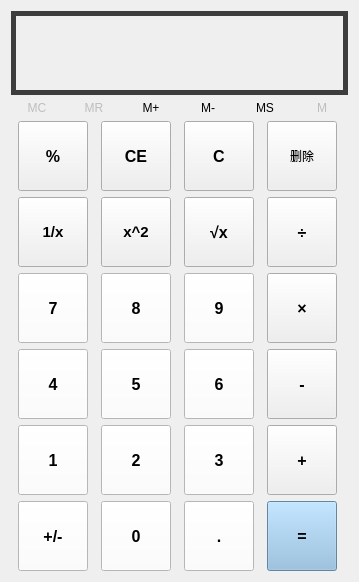
<?xml version="1.0" encoding="UTF-8"?>
<ui version="4.0">
 <class>Counter</class>
 <widget class="QDialog" name="Counter">
  <property name="geometry">
   <rect>
    <x>0</x>
    <y>0</y>
    <width>359</width>
    <height>582</height>
   </rect>
  </property>
  <property name="windowTitle">
   <string>Counter</string>
  </property>
  <layout class="QVBoxLayout" name="verticalLayout">
   <item>
    <layout class="QVBoxLayout" name="verticalLayout_2">
     <property name="sizeConstraint">
      <enum>QLayout::SetMaximumSize</enum>
     </property>
     <item>
      <widget class="QLabel" name="result">
       <property name="font">
        <font>
         <pointsize>30</pointsize>
         <weight>75</weight>
         <bold>true</bold>
        </font>
       </property>
       <property name="styleSheet">
        <string notr="true">QLabel{border:5px solid rgb(61, 61, 61);}</string>
       </property>
       <property name="text">
        <string/>
       </property>
       <property name="alignment">
        <set>Qt::AlignRight|Qt::AlignTrailing|Qt::AlignVCenter</set>
       </property>
      </widget>
     </item>
    </layout>
   </item>
   <item>
    <layout class="QHBoxLayout" name="horizontalLayout">
     <item>
      <widget class="QPushButton" name="pushButton_14">
       <property name="enabled">
        <bool>false</bool>
       </property>
       <property name="maximumSize">
        <size>
         <width>50</width>
         <height>16777215</height>
        </size>
       </property>
       <property name="styleSheet">
        <string notr="true">QPushButton{
border:none;
}</string>
       </property>
       <property name="text">
        <string>MC</string>
       </property>
      </widget>
     </item>
     <item>
      <widget class="QPushButton" name="pushButton_13">
       <property name="enabled">
        <bool>false</bool>
       </property>
       <property name="maximumSize">
        <size>
         <width>50</width>
         <height>16777215</height>
        </size>
       </property>
       <property name="styleSheet">
        <string notr="true">QPushButton{
border:none;
}</string>
       </property>
       <property name="text">
        <string>MR</string>
       </property>
      </widget>
     </item>
     <item>
      <widget class="QPushButton" name="pushButton_12">
       <property name="maximumSize">
        <size>
         <width>50</width>
         <height>16777215</height>
        </size>
       </property>
       <property name="styleSheet">
        <string notr="true">QPushButton{
border:none;
}</string>
       </property>
       <property name="text">
        <string>M+</string>
       </property>
      </widget>
     </item>
     <item>
      <widget class="QPushButton" name="pushButton_11">
       <property name="maximumSize">
        <size>
         <width>50</width>
         <height>16777215</height>
        </size>
       </property>
       <property name="styleSheet">
        <string notr="true">QPushButton{
border:none;
}</string>
       </property>
       <property name="text">
        <string>M-</string>
       </property>
      </widget>
     </item>
     <item>
      <widget class="QPushButton" name="pushButton_10">
       <property name="maximumSize">
        <size>
         <width>50</width>
         <height>16777215</height>
        </size>
       </property>
       <property name="styleSheet">
        <string notr="true">QPushButton{
border:none;
}</string>
       </property>
       <property name="text">
        <string>MS</string>
       </property>
      </widget>
     </item>
     <item>
      <widget class="QPushButton" name="pushButton_9">
       <property name="enabled">
        <bool>false</bool>
       </property>
       <property name="maximumSize">
        <size>
         <width>50</width>
         <height>16777215</height>
        </size>
       </property>
       <property name="styleSheet">
        <string notr="true">QPushButton{
border:none;
}</string>
       </property>
       <property name="text">
        <string>M</string>
       </property>
      </widget>
     </item>
    </layout>
   </item>
   <item>
    <layout class="QGridLayout" name="gridLayout_2">
     <item row="1" column="2">
      <widget class="QPushButton" name="pushButton_3">
       <property name="minimumSize">
        <size>
         <width>70</width>
         <height>70</height>
        </size>
       </property>
       <property name="maximumSize">
        <size>
         <width>70</width>
         <height>70</height>
        </size>
       </property>
       <property name="font">
        <font>
         <pointsize>12</pointsize>
         <weight>75</weight>
         <bold>true</bold>
        </font>
       </property>
       <property name="text">
        <string>√x</string>
       </property>
      </widget>
     </item>
     <item row="3" column="2">
      <widget class="QPushButton" name="btn_6">
       <property name="minimumSize">
        <size>
         <width>70</width>
         <height>70</height>
        </size>
       </property>
       <property name="maximumSize">
        <size>
         <width>70</width>
         <height>70</height>
        </size>
       </property>
       <property name="font">
        <font>
         <pointsize>12</pointsize>
         <weight>75</weight>
         <bold>true</bold>
        </font>
       </property>
       <property name="styleSheet">
        <string notr="true">QPushButton{
background-color:rgb(255, 255, 255)
}</string>
       </property>
       <property name="text">
        <string>6</string>
       </property>
      </widget>
     </item>
     <item row="5" column="1">
      <widget class="QPushButton" name="btn_0">
       <property name="minimumSize">
        <size>
         <width>70</width>
         <height>70</height>
        </size>
       </property>
       <property name="maximumSize">
        <size>
         <width>70</width>
         <height>70</height>
        </size>
       </property>
       <property name="font">
        <font>
         <pointsize>12</pointsize>
         <weight>75</weight>
         <bold>true</bold>
        </font>
       </property>
       <property name="styleSheet">
        <string notr="true">QPushButton{
background-color:rgb(255, 255, 255)
}</string>
       </property>
       <property name="text">
        <string>0</string>
       </property>
      </widget>
     </item>
     <item row="3" column="1">
      <widget class="QPushButton" name="btn_5">
       <property name="minimumSize">
        <size>
         <width>70</width>
         <height>70</height>
        </size>
       </property>
       <property name="maximumSize">
        <size>
         <width>70</width>
         <height>70</height>
        </size>
       </property>
       <property name="font">
        <font>
         <pointsize>12</pointsize>
         <weight>75</weight>
         <bold>true</bold>
        </font>
       </property>
       <property name="styleSheet">
        <string notr="true">QPushButton{
background-color:rgb(255, 255, 255)
}</string>
       </property>
       <property name="text">
        <string>5</string>
       </property>
      </widget>
     </item>
     <item row="2" column="2">
      <widget class="QPushButton" name="btn_9">
       <property name="minimumSize">
        <size>
         <width>70</width>
         <height>70</height>
        </size>
       </property>
       <property name="maximumSize">
        <size>
         <width>70</width>
         <height>70</height>
        </size>
       </property>
       <property name="font">
        <font>
         <pointsize>12</pointsize>
         <weight>75</weight>
         <bold>true</bold>
        </font>
       </property>
       <property name="styleSheet">
        <string notr="true">QPushButton{
background-color:rgb(255, 255, 255)
}</string>
       </property>
       <property name="text">
        <string>9</string>
       </property>
      </widget>
     </item>
     <item row="4" column="0">
      <widget class="QPushButton" name="btn_1">
       <property name="minimumSize">
        <size>
         <width>70</width>
         <height>70</height>
        </size>
       </property>
       <property name="maximumSize">
        <size>
         <width>70</width>
         <height>70</height>
        </size>
       </property>
       <property name="font">
        <font>
         <pointsize>12</pointsize>
         <weight>75</weight>
         <bold>true</bold>
        </font>
       </property>
       <property name="styleSheet">
        <string notr="true">QPushButton{
background-color:rgb(255, 255, 255)
}</string>
       </property>
       <property name="text">
        <string>1</string>
       </property>
      </widget>
     </item>
     <item row="2" column="1">
      <widget class="QPushButton" name="btn_8">
       <property name="minimumSize">
        <size>
         <width>70</width>
         <height>70</height>
        </size>
       </property>
       <property name="maximumSize">
        <size>
         <width>70</width>
         <height>70</height>
        </size>
       </property>
       <property name="font">
        <font>
         <pointsize>12</pointsize>
         <weight>75</weight>
         <bold>true</bold>
        </font>
       </property>
       <property name="styleSheet">
        <string notr="true">QPushButton{
background-color:rgb(255, 255, 255)
}</string>
       </property>
       <property name="text">
        <string>8</string>
       </property>
      </widget>
     </item>
     <item row="4" column="2">
      <widget class="QPushButton" name="btn_3">
       <property name="minimumSize">
        <size>
         <width>70</width>
         <height>70</height>
        </size>
       </property>
       <property name="maximumSize">
        <size>
         <width>70</width>
         <height>70</height>
        </size>
       </property>
       <property name="font">
        <font>
         <pointsize>12</pointsize>
         <weight>75</weight>
         <bold>true</bold>
        </font>
       </property>
       <property name="styleSheet">
        <string notr="true">QPushButton{
background-color:rgb(255, 255, 255)
}</string>
       </property>
       <property name="text">
        <string>3</string>
       </property>
      </widget>
     </item>
     <item row="4" column="1">
      <widget class="QPushButton" name="btn_2">
       <property name="minimumSize">
        <size>
         <width>70</width>
         <height>70</height>
        </size>
       </property>
       <property name="maximumSize">
        <size>
         <width>70</width>
         <height>70</height>
        </size>
       </property>
       <property name="font">
        <font>
         <pointsize>12</pointsize>
         <weight>75</weight>
         <bold>true</bold>
        </font>
       </property>
       <property name="styleSheet">
        <string notr="true">QPushButton{
background-color:rgb(255, 255, 255)
}</string>
       </property>
       <property name="text">
        <string>2</string>
       </property>
      </widget>
     </item>
     <item row="2" column="0">
      <widget class="QPushButton" name="btn_7">
       <property name="enabled">
        <bool>true</bool>
       </property>
       <property name="minimumSize">
        <size>
         <width>70</width>
         <height>70</height>
        </size>
       </property>
       <property name="maximumSize">
        <size>
         <width>70</width>
         <height>70</height>
        </size>
       </property>
       <property name="font">
        <font>
         <pointsize>12</pointsize>
         <weight>75</weight>
         <bold>true</bold>
        </font>
       </property>
       <property name="styleSheet">
        <string notr="true">QPushButton{
background-color:rgb(255, 255, 255)
}</string>
       </property>
       <property name="text">
        <string>7</string>
       </property>
      </widget>
     </item>
     <item row="3" column="0">
      <widget class="QPushButton" name="btn_4">
       <property name="minimumSize">
        <size>
         <width>70</width>
         <height>70</height>
        </size>
       </property>
       <property name="maximumSize">
        <size>
         <width>70</width>
         <height>70</height>
        </size>
       </property>
       <property name="font">
        <font>
         <pointsize>12</pointsize>
         <weight>75</weight>
         <bold>true</bold>
        </font>
       </property>
       <property name="styleSheet">
        <string notr="true">QPushButton{
background-color:rgb(255, 255, 255)
}</string>
       </property>
       <property name="text">
        <string>4</string>
       </property>
      </widget>
     </item>
     <item row="3" column="3">
      <widget class="QPushButton" name="btn_sub">
       <property name="minimumSize">
        <size>
         <width>70</width>
         <height>70</height>
        </size>
       </property>
       <property name="maximumSize">
        <size>
         <width>70</width>
         <height>70</height>
        </size>
       </property>
       <property name="font">
        <font>
         <pointsize>12</pointsize>
         <weight>75</weight>
         <bold>true</bold>
        </font>
       </property>
       <property name="text">
        <string>-</string>
       </property>
      </widget>
     </item>
     <item row="1" column="0">
      <widget class="QPushButton" name="pushButton">
       <property name="minimumSize">
        <size>
         <width>70</width>
         <height>70</height>
        </size>
       </property>
       <property name="maximumSize">
        <size>
         <width>70</width>
         <height>70</height>
        </size>
       </property>
       <property name="font">
        <font>
         <pointsize>11</pointsize>
         <weight>75</weight>
         <bold>true</bold>
        </font>
       </property>
       <property name="styleSheet">
        <string notr="true"/>
       </property>
       <property name="text">
        <string>1/x</string>
       </property>
      </widget>
     </item>
     <item row="1" column="1">
      <widget class="QPushButton" name="pushButton_2">
       <property name="minimumSize">
        <size>
         <width>70</width>
         <height>70</height>
        </size>
       </property>
       <property name="maximumSize">
        <size>
         <width>70</width>
         <height>70</height>
        </size>
       </property>
       <property name="font">
        <font>
         <pointsize>11</pointsize>
         <weight>75</weight>
         <bold>true</bold>
        </font>
       </property>
       <property name="text">
        <string>x^2</string>
       </property>
      </widget>
     </item>
     <item row="0" column="0">
      <widget class="QPushButton" name="pushButton_5">
       <property name="minimumSize">
        <size>
         <width>70</width>
         <height>70</height>
        </size>
       </property>
       <property name="maximumSize">
        <size>
         <width>70</width>
         <height>70</height>
        </size>
       </property>
       <property name="font">
        <font>
         <pointsize>12</pointsize>
         <weight>75</weight>
         <bold>true</bold>
        </font>
       </property>
       <property name="text">
        <string>%</string>
       </property>
      </widget>
     </item>
     <item row="0" column="1">
      <widget class="QPushButton" name="pushButton_6">
       <property name="minimumSize">
        <size>
         <width>70</width>
         <height>70</height>
        </size>
       </property>
       <property name="maximumSize">
        <size>
         <width>70</width>
         <height>70</height>
        </size>
       </property>
       <property name="font">
        <font>
         <pointsize>12</pointsize>
         <weight>75</weight>
         <bold>true</bold>
        </font>
       </property>
       <property name="text">
        <string>CE</string>
       </property>
      </widget>
     </item>
     <item row="0" column="3">
      <widget class="QPushButton" name="btn_del">
       <property name="minimumSize">
        <size>
         <width>70</width>
         <height>70</height>
        </size>
       </property>
       <property name="maximumSize">
        <size>
         <width>70</width>
         <height>70</height>
        </size>
       </property>
       <property name="font">
        <font>
         <pointsize>9</pointsize>
         <weight>50</weight>
         <bold>false</bold>
        </font>
       </property>
       <property name="text">
        <string>删除</string>
       </property>
      </widget>
     </item>
     <item row="1" column="3">
      <widget class="QPushButton" name="btn_div">
       <property name="minimumSize">
        <size>
         <width>70</width>
         <height>70</height>
        </size>
       </property>
       <property name="maximumSize">
        <size>
         <width>70</width>
         <height>70</height>
        </size>
       </property>
       <property name="sizeIncrement">
        <size>
         <width>70</width>
         <height>70</height>
        </size>
       </property>
       <property name="font">
        <font>
         <pointsize>12</pointsize>
         <weight>75</weight>
         <bold>true</bold>
        </font>
       </property>
       <property name="text">
        <string>÷</string>
       </property>
      </widget>
     </item>
     <item row="5" column="3">
      <widget class="QPushButton" name="btn_result">
       <property name="minimumSize">
        <size>
         <width>70</width>
         <height>70</height>
        </size>
       </property>
       <property name="maximumSize">
        <size>
         <width>70</width>
         <height>70</height>
        </size>
       </property>
       <property name="font">
        <font>
         <pointsize>12</pointsize>
         <weight>75</weight>
         <bold>true</bold>
        </font>
       </property>
       <property name="autoFillBackground">
        <bool>false</bool>
       </property>
       <property name="styleSheet">
        <string notr="true">QPushButton{
background-color:rgb(138, 186, 224)
}</string>
       </property>
       <property name="text">
        <string>=</string>
       </property>
      </widget>
     </item>
     <item row="5" column="2">
      <widget class="QPushButton" name="pushButton_7">
       <property name="minimumSize">
        <size>
         <width>70</width>
         <height>70</height>
        </size>
       </property>
       <property name="maximumSize">
        <size>
         <width>70</width>
         <height>70</height>
        </size>
       </property>
       <property name="font">
        <font>
         <pointsize>12</pointsize>
         <weight>75</weight>
         <bold>true</bold>
        </font>
       </property>
       <property name="styleSheet">
        <string notr="true">QPushButton{
background-color:rgb(255, 255, 255)
}</string>
       </property>
       <property name="text">
        <string>.</string>
       </property>
      </widget>
     </item>
     <item row="0" column="2">
      <widget class="QPushButton" name="btn_clear">
       <property name="minimumSize">
        <size>
         <width>70</width>
         <height>70</height>
        </size>
       </property>
       <property name="maximumSize">
        <size>
         <width>70</width>
         <height>70</height>
        </size>
       </property>
       <property name="font">
        <font>
         <pointsize>12</pointsize>
         <weight>75</weight>
         <bold>true</bold>
        </font>
       </property>
       <property name="text">
        <string>C</string>
       </property>
      </widget>
     </item>
     <item row="2" column="3">
      <widget class="QPushButton" name="btn_mul">
       <property name="minimumSize">
        <size>
         <width>70</width>
         <height>70</height>
        </size>
       </property>
       <property name="maximumSize">
        <size>
         <width>70</width>
         <height>70</height>
        </size>
       </property>
       <property name="font">
        <font>
         <pointsize>12</pointsize>
         <weight>75</weight>
         <bold>true</bold>
        </font>
       </property>
       <property name="text">
        <string>×</string>
       </property>
      </widget>
     </item>
     <item row="4" column="3">
      <widget class="QPushButton" name="btn_add">
       <property name="maximumSize">
        <size>
         <width>70</width>
         <height>70</height>
        </size>
       </property>
       <property name="baseSize">
        <size>
         <width>0</width>
         <height>0</height>
        </size>
       </property>
       <property name="font">
        <font>
         <pointsize>12</pointsize>
         <weight>75</weight>
         <bold>true</bold>
        </font>
       </property>
       <property name="text">
        <string>+</string>
       </property>
      </widget>
     </item>
     <item row="5" column="0">
      <widget class="QPushButton" name="pushButton_4">
       <property name="minimumSize">
        <size>
         <width>70</width>
         <height>70</height>
        </size>
       </property>
       <property name="maximumSize">
        <size>
         <width>70</width>
         <height>70</height>
        </size>
       </property>
       <property name="font">
        <font>
         <pointsize>12</pointsize>
         <weight>75</weight>
         <bold>true</bold>
        </font>
       </property>
       <property name="styleSheet">
        <string notr="true">QPushButton{
background-color:rgb(255, 255, 255)
}</string>
       </property>
       <property name="text">
        <string>+/-</string>
       </property>
      </widget>
     </item>
    </layout>
   </item>
  </layout>
 </widget>
 <layoutdefault spacing="6" margin="11"/>
 <resources/>
 <connections/>
</ui>
